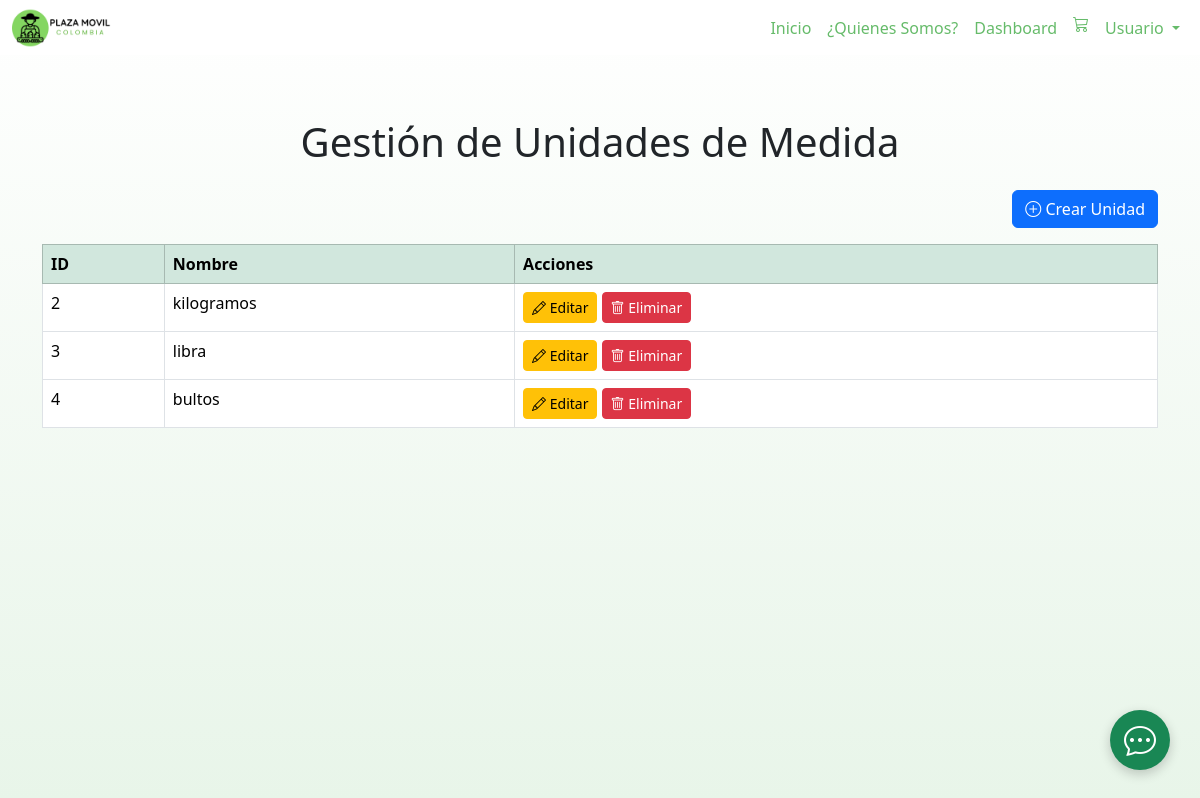
The page /view/gestion_medidas.php (signed in) on the database its author committed.
### tables this page shows
CREATE TABLE `unidades_de_medida` (
  `id_unidad` int(11) NOT NULL,
  `nombre` varchar(20) DEFAULT NULL
);

### controller/medidas_controller.php (called while the page is built, shortened)
<?php
require_once '../config/conexion.php';
require_once '../model/medidas_model.php';
class MedidasController {
    private $model;
    public function __construct($pdo) {
        $this->model = new Medidas_model($pdo);
    }
    public function index(): array {
        return $this->model->Consultarmedidas();
    }
}
$controller = new MedidasController($pdo);
$medidas = $controller->index();

### model/medidas_model.php (called while the page is built, shortened)
<?php
class Medidas_model {
    protected $pdo;
    public function __construct($pdo) {
        $this->pdo = $pdo;
    }
    public function Consultarmedidas(): array {
    $stmt = $this->pdo->query("SELECT id_unidad, nombre FROM unidades_de_medida ORDER BY id_unidad ASC");
    return $stmt->fetchAll(PDO::FETCH_ASSOC);
    }
}
?>

### view/gestion_medidas.php (the view, shortened to what this page needs)
<?php
include '../navbar.php';
require_once '../controller/medidas_controller.php';
?>
<!DOCTYPE html>
<html lang="es">
<head>
    <link href="https://cdn.jsdelivr.net/npm/bootstrap@5.3.7/dist/css/bootstrap.min.css" rel="stylesheet">
    <link rel="stylesheet" href="https://cdn.jsdelivr.net/npm/bootstrap-icons@1.11.3/font/bootstrap-icons.min.css">
    <link rel="stylesheet" href="/Plaza-M-vil-3.1/css/styles.css">
</head>
<body>
    <div style="height:70px"></div>
    <div class="container mt-5">
        <h1 class="text-center mb-4">Gestión de Unidades de Medida</h1>
        <div class="text-end mb-3">
            <button type="button" class="btn btn-primary" data-bs-toggle="modal" data-bs-target="#crearMedidaModal">
                <i class="bi bi-plus-circle"></i> Crear Unidad
            </button>
        </div>
        <table class="table table-bordered table-hover">
            <thead class="table-success">
                <tr>
                    <th>ID</th>
                    <th>Nombre</th>
                    <th>Acciones</th>
                </tr>
            </thead>
            <tbody>
                <?php foreach ($medidas as $medida): ?>
                    <tr>
                        <td><?php echo htmlspecialchars($medida['id_unidad']); ?></td>
                        <td><?php echo htmlspecialchars($medida['nombre']); ?></td>
                        <td>
                            <button type="button" class="btn btn-warning btn-sm" data-bs-toggle="modal"
                                data-bs-target="#editarMedidaModal<?php echo $medida['id_unidad']; ?>">
                                <i class="bi bi-pencil"></i> Editar
                            </button>
                            <form action="../controller/medidas_controller.php" method="POST" class="d-inline">
                                <button type="submit" class="btn btn-danger btn-sm"
                                    onclick="return confirm('¿Estás seguro de que deseas eliminar esta medida?');">
                                    <i class="bi bi-trash"></i> Eliminar
                                </button>
                            </form>
                        </td>
                    </tr>
                <?php endforeach; ?>
            </tbody>
        </table>
    </div>
</body>
</html>

### css/styles.css (style rules this page uses)
body { background: linear-gradient(180deg, #ffffff 0%, #e8f5e9 100%); min-height: 100vh; }

### rows shown on the page
unidades_de_medida: id_unidad "2", nombre "kilogramos"
unidades_de_medida: id_unidad "3", nombre "libra"
unidades_de_medida: id_unidad "4", nombre "bultos"
